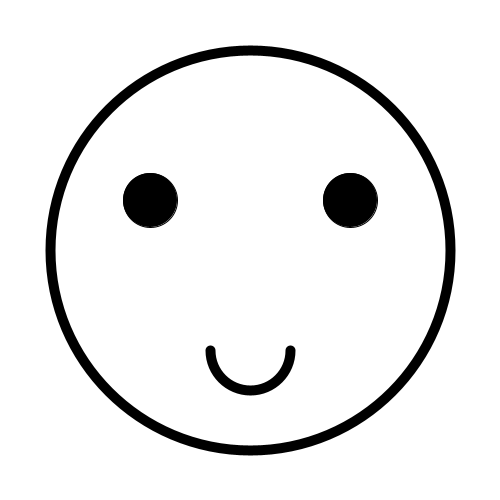
Frame 1 (no input)
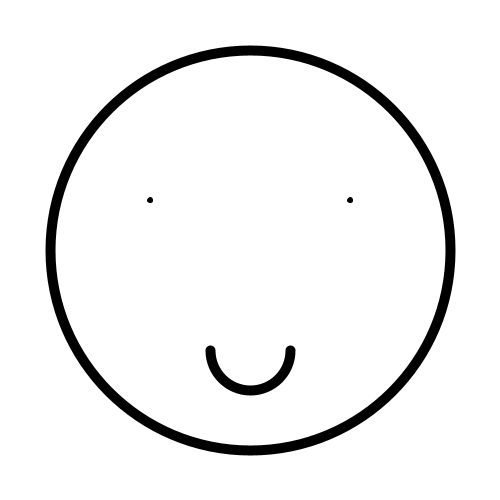
Frame 60 (the mouse pressed at the canvas centre just before this capture)
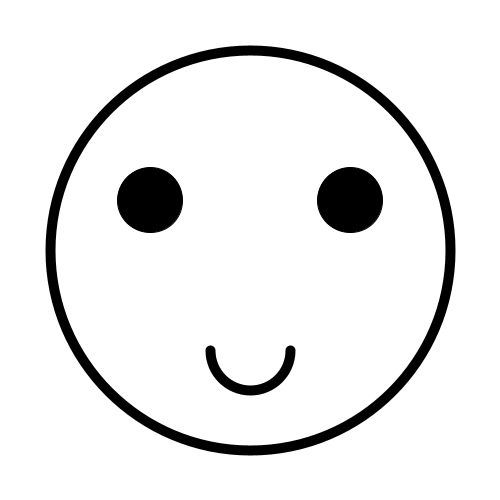
Frame 120 (the mouse held since frame 60 and released just before this capture)

The Processing sketch that drew these frames (run headless with seeded random() and noise(); from frame 60 on, the mouse is pressed at the canvas centre):

// Processing sketch: E1
// ── E1.pde
/*draw a disgusting smiling face */

int x=55,y;

void setup()
{
  size(500,500);
  background(255);
}

void draw()
{
  background(255);

  noFill();
  stroke(0);
  strokeWeight(10);
  ellipse(250,250,400,400);
  
  arc(250, 350, 80, 80, 0, PI);
  
  /*eyes*/
  strokeWeight(1);
  fill(0);
  x--;
  if(x<0)
  y = x*(-1);
  else
  y = x;
  ellipse(150,200,y,y);
  ellipse(350,200,y,y);
  
}
